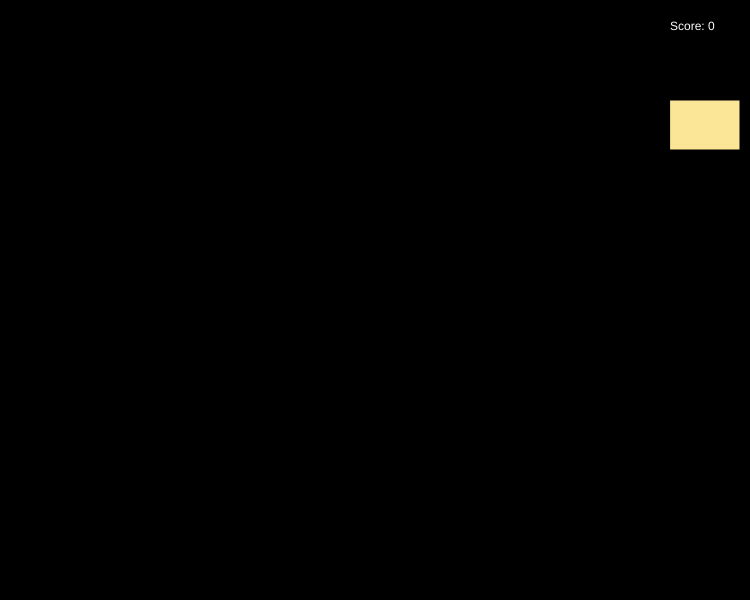
Frame 1 (no input)
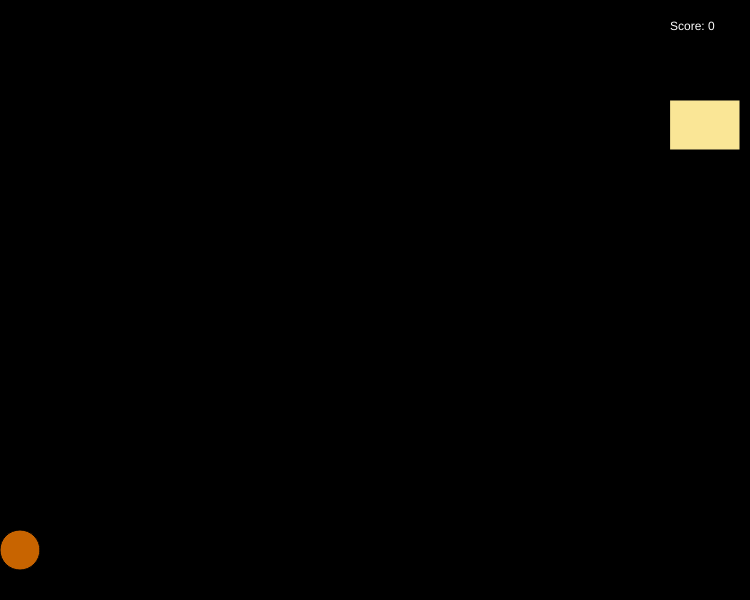
Frame 60 (no input)
Frame 120 (the mouse pressed at the canvas centre since frame 60): identical to frame 60, image omitted

The p5.js sketch that drew these frames (run headless with seeded random() and noise() and a simulated clock; from frame 60 on, the mouse is pressed at the canvas centre):

// p5.js sketch
// ── sketch.js
/*
Først laver vi et nogle variable til at lave en appelsin
 - en kugle som vi vil skyde afsted og fange i en turban
*/

// Appelsinen
var x = 0;
var y = 550;
var rad = 20;
var xspeed = 4;
var yspeed = -10;
var newspeed;
var grav = 0.1;
var col = [200, 100, 0];

// Turbanen
var turban;

// Øvrige
var tid = 150;
var score = 0;

/* 
 * 
 */
function setup() {
    createCanvas(750, 600);
    newspeed = yspeed;
    x = rad;
    turban = new Kurv(670, 100, 70, 50, 10);
}

function draw() {
    background(0);
    move();
    checkScore();
    display();
}

function display() {
    fill(255);
    text("Score: " + score, width - 80, 30);

    //Her skal vi sørge for at appelsinen bliver vist, hvis den skal vises
    if (tid > 0) {
        tid -= 1;
    }
    if (tid < 100) {
        fill(col);
        ellipse(x, y, rad * 2, rad * 2);
    }

    // Her vises turbanen - foreløbig blot en firkant
    turban.tegn();
}

function move() {
    //Her skal vi sørge for at appelsinen bevæger sig, hvis den er startet
    if (tid <= 0) {
        x += xspeed;
        y += yspeed;
        yspeed += grav;
    }
    if (x > width || y > height) {
        shootNew();
    }
}

function checkScore() {
    // Her checkes om turbanen har fanget appelsinen. Hvis ja, skydes en ny appelsin afsted
    if (yspeed > 0) {
        if (turban.grebet(x, y, rad)) {
            score += 1;
            shootNew();
        }
    }
}

function shootNew() {
    //Her skal vi sørge for at en ny appelsin skydes afsted 
    x = rad;
    y = 550;
    yspeed = newspeed;
    xspeed = 6 * random(2);
    tid = (int)(Math.random() * 400);
    console.log(tid);
}

function keyPressed() {
    turban.move(key);
}

function mousePressed() {

}

/*
OPGAVER
 Opgave 1 - undersøg hvad variablerne  grav  og  tid  bruges til.
            Skriv det i kommentarer, prøv at se hvad der sker, når
            I laver dem om. 

 Opgave 2 - lav programmet om så det er tilfældigt hvor højt oppe 
            på venstre kant appelsinerne starter. Overvej om man kan 
            sikre, at appelsinen ikke ryger ud af skærmens top men 
            stadig har en "pæn" bane

 Opgave 3 - lav programmet om så man også kan bevæge turbanen mod
            højre og venstre med A- og D-tasterne. Prøv jer frem med
            forskellige løsninger for hvor hurtigt turbanen skal rykke

 Opgave 4 - ret programmet til, så det også angives hvor mange 
            appelsiner man IKKE greb med turbanen

 Opgave 5 - Undersøg hvad scriptet  kurv.js  er og gør, samt hvad de 
            funktioner, scriptet indeholder, skal bruges til. Skriv 
            det som kommentarer oven over hver funktion. Forklar tillige,
            hvad sammenhængen mellem dette script og turbanen i hoved-
            programmet er, og forklar det med kommentarer i toppen af 
            kurv.js

 Opgave 6 - find et billede af en turban og sæt det ind i stedet 
            for firkanten. Find eventuelt også en lyd, der kan afspilles, 
            når appelsinen gribes. Se gerne i "p5 Reference" hvordan, 
            hvis ikke I kan huske det:   https://p5js.org/reference/
            Lav programmet om, så man kan flytte turbanen med musen

 Opgave 7 - lav en Appelsin-klasse, lige som der er en Kurv-klasse. 
            Flyt koden til appelsinen ud i et selvstændigt script.
            Overvej hvad det skal hedde, oghvilke variabler og funktioner, 
            der skal lægges over i det nye script, herunder hvordan det 
            kommer til at berøre turbanen. Skriv jeres overvejelser i 
            kommentarerne

 Opgave 8 - ret programmet til, så der kan være flere appelsiner i 
            luften på en gang, dvs. at der kan skydes en ny appelsin
            afsted før den foregående er forsvundet. Overvej hvordan 
            og hvor hurtigt de skal skydes af, og forklar jeres tanker
            i kommentarerne

 Opgave 9 - ret programmet til, så det kan vindes og/eller tabes ved
            at man griber eller misser et antal appelsiner. Sørg for 
            at der vises en "Game Over"-skærm, som fortæller om man 
            vandt eller tabte, og som giver mulighed for at starte et
            nyt spil.

*/
// ── frugt.js
/* Frugtklasse, som kan bruges til at lave mange appelsiner eller andre frugter fra
 */

class Frugt {
    constructor(x, y, bredde, dybde, xspeed, yspeed, tid) {
  
      this.x = x;
      this.y = y;
      this.bred = bredde;
      this.dyb = dybde;
      this.xspeed = xspeed;
      this.yspeed = yspeed;
      this.col = [250, random(100,230), 15];
      this.tid = tid;                           // tiden fra objektet skabes til det starter bevægelse
  
        /*
         * flyt() sørger for at flytte objektet. Her kan bruges enten pile eller WASD
         */
        this.flyt = function() {
            this.x += this.xspeed;
            this.y += this.yspeed;
            this.yspeed += grav;
        };
        /*
         * tegn() sørger for, at objektet bliver tegnet på canvas. 
         * Her kan evt. indsættes et billede
         */
        this.tegn = function() {
            fill(this.col);
            ellipse(this.x, this.y, this.bred, this.dyb);
        };
        /*
         * udenfor() tjekker om objektet er på canvas eller ej, og sender svaret retur
         */
        this.udenfor = function() {
            if (this.y > height + this.dyb || this.x > width + this.bred || this.x < -this.bred) {
                return true;
            } 
            return false;
        };
        /*
         * udenfor() tjekker om objektet er i fart eller ej, og sender svaret retur
         */
        this.erIgang = function() {
            if(this.tid < 0) {
                return true;
            }
            return false
        }
        /*
         * kanSes() tjekker om objektet skal vises på canvas eller ej, og sender svaret retur
         */
        this.kanSes = function() {
            if(this.tid < 60) {
                return true;
            }
            return false
        }      
    }
}
// ── kurv.js
/*
 * Dette script definerer klassen Kurv
 */

/* 
 * Den første del af funktionen er en "konstruktør".
 * Den tager parametrene og konstruerer et nyt objekt 
 * ud fra dem. Værdierne huskes som hørende til netop 
 * dette objekt ved hjælp af nøgleordet this
 */
function Kurv(x, y, bredde, dybde, speed) {
    
    this.x = x;
    this.y = y;
    this.bred = bredde;
    this.dyb = dybde;
    this.speed = speed;
    this.col = [250,230,150];

    /*
     * Derpå defineres tre funktioner, som kan kaldes på de enkelte instanser 
     * (objekter) af klassen. Bemærk at syntaksen er anderledes end i sketch-scriptet
     * 
     * Hvad mon disse tre funktioner gør, hver især? 
     * Tilføj kommentarer, der fortæller det.
     * Kommenter også selve koden, især mht. de parametre, som funktionerne modtager
     */
    this.tegn = function() {
        fill(this.col);
        rect(this.x, this.y, this.bred, this.dyb);
    }

    this.move = function(tast) {
        if (tast == 'w' || tast== 'W') {
            this.y -= this.speed;
            if (this.y < 0) {this.y = 0};
        }
        if (tast == 's' || tast == 'S') {
            this.y += this.speed;
            if (this.y > height-this.dyb) {this.y = height - this.dyb};
        }
    }

    this.grebet = function(xa, ya, ra) {
        if ((ya < this.y+3 && ya > this.y-3) && xa > this.x+ra && xa < this.x+this.bred-ra) {
            return true;
        }
        else {
            return false;
        }
    }

} 
